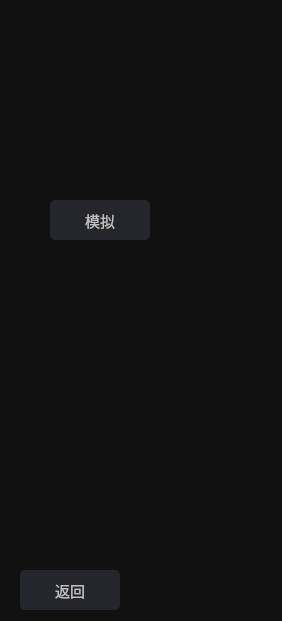
<?xml version="1.0" encoding="UTF-8"?>
<ui version="4.0">
 <class>ExecuteWidget</class>
 <widget class="QWidget" name="ExecuteWidget">
  <property name="geometry">
   <rect>
    <x>0</x>
    <y>0</y>
    <width>282</width>
    <height>621</height>
   </rect>
  </property>
  <property name="windowTitle">
   <string>Form</string>
  </property>
  <property name="styleSheet">
   <string notr="true">background-color: rgb(17, 17, 18);</string>
  </property>
  <widget class="QPushButton" name="backButton">
   <property name="geometry">
    <rect>
     <x>20</x>
     <y>570</y>
     <width>100</width>
     <height>40</height>
    </rect>
   </property>
   <property name="styleSheet">
    <string notr="true">QPushButton {
background-color: rgb(37, 38, 43);
color: rgb(192, 192, 192);
font-size:15px;
border-radius: 5px;
min-width: 100px;
min-height: 40px;
}
QPushButton:hover{
background-color: rgb(70, 72, 81);
}
QPushButton:pressed {
background-color: rgb(245, 245, 245);
}</string>
   </property>
   <property name="text">
    <string>返回</string>
   </property>
  </widget>
  <widget class="QPushButton" name="simulationButton">
   <property name="geometry">
    <rect>
     <x>50</x>
     <y>200</y>
     <width>100</width>
     <height>40</height>
    </rect>
   </property>
   <property name="styleSheet">
    <string notr="true">QPushButton {
background-color: rgb(37, 38, 43);
color: rgb(192, 192, 192);
font-size:15px;
border-radius: 5px;
min-width: 100px;
min-height: 40px;
}
QPushButton:hover{
background-color: rgb(70, 72, 81);
}
QPushButton:pressed {
background-color: rgb(245, 245, 245);
}</string>
   </property>
   <property name="text">
    <string>模拟</string>
   </property>
  </widget>
 </widget>
 <resources/>
 <connections/>
</ui>
